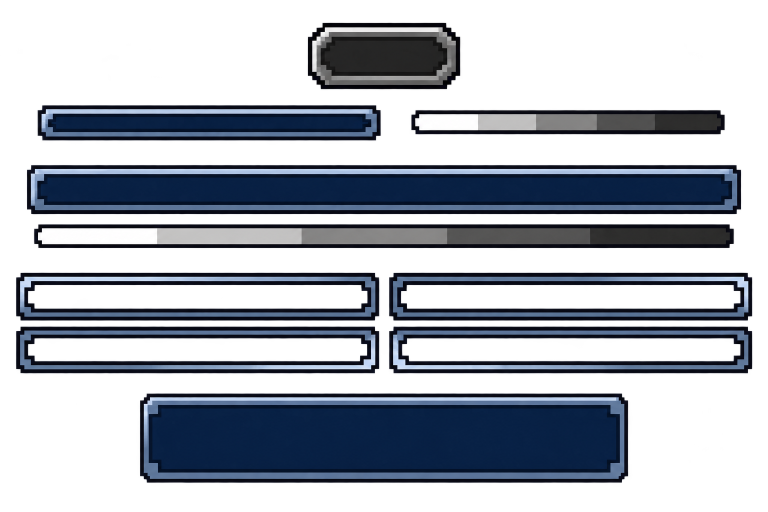
#> input picture poc/assets/generated/ASSET-007/v003/raw/hud_parts_generated.png, 1536 x 1024 px (shown at 1/2 size)
$ python cleanup.py
#> lines starting #> are read from the running program, lines starting #| are printed output that depends on the picture
#!/usr/bin/env python3
"""Native normalization of generated HUD parts; Pillow and NumPy required."""
from pathlib import Path
import hashlib,json
import numpy as np
from PIL import Image
P=Path(__file__).resolve().parent
GREYS=['#202020','#585858','#909090','#c8c8c8','#ffffff']
BLUE=['#000000','#0b0a14','#667b99','#9db0ca','#536787','#0d2347']
def rgba(c):return tuple(bytes.fromhex(c[1:]))+(255,)
def boxmask(w,h,x,y,notch):
#> called with w = 40, h = 18, x = 0, y = 0, notch = 1
    m=np.zeros((h,w),bool);m[y:h-y,x:w-x]=True
    for yy in [y,h-y-notch]:
        for xx in [x,w-x-notch]:m[yy:yy+notch,xx:xx+notch]=False
    return m
def frame(size,border,notch=1,palette=BLUE,fill=None):
    w,h=size;bx,by=border;idx=np.zeros((h,w),np.uint8)
    idx[boxmask(w,h,0,0,1)]=1
    idx[boxmask(w,h,1,1,0)]=2
    yy,xx=np.indices((h,w));idx[(idx==2)&((yy==1)|(xx==1))]=3
    idx[(idx==2)&((yy>=h-by)|(xx>=w-bx))]=4
    if bx>=3 and by>=3:
        idx[boxmask(w,h,bx-1,by-1,notch+1 if notch else 0)]=1
    elif by>=3:
        idx[by-1,bx:w-bx]=1;idx[h-by,bx:w-bx]=1
    idx[boxmask(w,h,bx,by,notch)]=5
    arr=np.zeros((h,w,4),np.uint8)
    for i,c in enumerate(palette):arr[idx==i]=rgba(c) if i else (0,0,0,0)
    if fill:arr[idx==5]=rgba(fill)
    return Image.fromarray(arr),idx
def strip(size,rows):
    arr=np.zeros((size[1],size[0],4),np.uint8)
    for y,c in enumerate(rows):arr[y]=rgba(c)
    return Image.fromarray(arr)
def pack(ims):
    out=Image.new('RGBA',(sum(i.width for i in ims)+8*(len(ims)-1),max(i.height for i in ims)))
    x=0
    for im in ims:out.paste(im,(x,0));x+=im.width+8
    return out
def preview(n,im):
    im.save(P/(n+'.png'))
    im.resize((im.width*4,im.height*4),Image.Resampling.NEAREST).save(P/(n+'_review_4x.png'))
    im.resize((max(1,im.width//2),max(1,im.height//2)),Image.Resampling.NEAREST).save(P/(n+'_review_half.png'))
def stretch(im,width,cap):
    w,h=im.size;o=Image.new('RGBA',(width,h))
    o.paste(im.crop((0,0,cap,h)),(0,0));o.paste(im.crop((w-cap,0,w,h)),(width-cap,0))
    o.paste(im.crop((cap,0,w-cap,h)).resize((width-2*cap,h),Image.Resampling.NEAREST),(cap,0))
    return o
tag,_=frame((40,18),(3,3),1,['#000000','#202020','#909090','#ffffff','#585858','#202020'])
trough,_=frame((88,8),(2,2),0)
hpfill=strip((84,4),['#c8c8c8','#ffffff','#909090','#585858'])
gauge,gidx=frame((224,16),(2,4),0)
gfill=strip((220,8),['#585858','#c8c8c8','#ffffff','#c8c8c8','#909090','#909090','#585858','#202020'])
line,_=frame((160,22),(3,3),1,fill='#14315b')
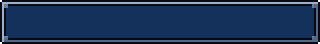
#> line: PIL image 160x22 RGBA (shown 2 times larger); mean R, G, B, A 28.6, 50.7, 85, 254.7; transparent parts drawn white
parts={'h2_tag':tag,'h3_trough':trough,'h3_fill':hpfill,'h4_frame':gauge,'h4_fill':gfill,'h5_line':line}
overlays=[]
# Clockwise light segment spans one quarter of the frame's perimeter each phase.
perimeter=[(x,1) for x in range(1,223)]+[(222,y) for y in range(2,15)]+[(x,14) for x in range(221,0,-1)]+[(1,y) for y in range(13,1,-1)]
for phase in range(4):
    a=np.zeros((16,224,4),np.uint8)
    for j in range(len(perimeter)//4):
        x,y=perimeter[(phase*(len(perimeter)//4)+j)%len(perimeter)]
        a[y,x]=rgba('#edf2fa')
    ov=Image.fromarray(a);overlays.append(ov);parts[f'h4_full_{phase+1}']=ov
#> after the loop, overlays = 4 items; parts = 10 items
for n,im in parts.items():preview(n,im)
#> this loop made 10 passes
preview('h4_full',pack(overlays))
#> in pack, `out=Image.new('RGBA',(sum(i.width for i in ims)+8*(len(ims)-1),max(i.h..`: out: PIL image 920x16 RGBA; every value is 0
#> the loop in pack, `for im in ims:out.paste(im,(x,0));x+=im.width+8` made 4 passes
#> x on passes 1 to 4: 232, 464, 696, 928
#> after the loop in pack, `for im in ims:out.paste(im,(x,0));x+=im.width+8`: x = 928
composites=[]
for ov in overlays:
    c=gauge.copy();c.alpha_composite(ov);composites.append(c)
#> this loop made 4 passes
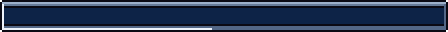
#> c: PIL image 224x16 RGBA (shown 2 times larger); mean R, G, B, A 41, 56.1, 83.2, 254.7; transparent parts drawn white
#> after the loop, composites = 4 items
preview('h4_full_composited',pack(composites))
#> the loop in pack (call 2), `for im in ims:out.paste(im,(x,0));x+=im.width+8` made 4 passes
#> after the loop in pack (call 2), `for im in ims:out.paste(im,(x,0));x+=im.width+8`:
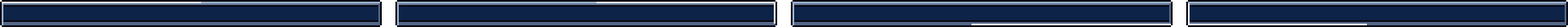
#> out: PIL image 920x16 RGBA (shown 2 times larger); mean R, G, B, A 39, 53.7, 80.2, 248.1; transparent parts drawn white
#> after the loop in pack (call 2), `for im in ims:out.paste(im,(x,0));x+=im.width+8`: x = 928
composites[0].resize((896,64),Image.Resampling.NEAREST).save(P/'h4_full_playback.gif',save_all=True,append_images=[i.resize((896,64),Image.Resampling.NEAREST) for i in composites[1:]],duration=67,loop=0,disposal=2)
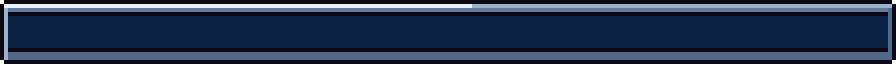
#> saved as h4_full_playback.gif: PIL image 896x64 RGBA; mean R, G, B, A 38.8, 54, 81.2, 254.7; transparent parts drawn white
stretch_checks={}
for n,im,cap,widths in [('h2_tag',tag,6,[20,100]),('h3_trough',trough,6,[40,200]),('h5_line',line,8,[40,300])]:
    previews=[]
    a=np.asarray(im)
    assert np.all(a[:,cap:im.width-cap]==a[:,im.width//2:im.width//2+1])
    for width in widths:
        s=stretch(im,width,cap);b=np.asarray(s)
        assert np.array_equal(a[:,:cap],b[:,:cap]) and np.array_equal(a[:,-cap:],b[:,-cap:])
        previews.append(s)
    preview(n+'_stretch',pack(previews))
    stretch_checks[n]={'horizontal_caps_px':cap,'widths':widths,'caps_identical':True,'middle_edges_and_fill_uniform':True}
#> this loop made 3 passes
#> (n, cap, widths) on passes 1 to 3: ('h2_tag', 6, [20, 100]), ('h3_trough', 6, [40, 200]), ('h5_line', 8, [40, 300])
#> pass 1, in preview (call 13), `im.save(P/(n+'.png'))`:
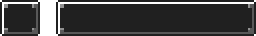
#> saved as h2_tag_stretch.png: PIL image 128x18 RGBA (shown 2 times larger); mean R, G, B, A 48.7, 48.7, 48.7, 238.2; transparent parts drawn white
#> after the loop, stretch_checks = 3 items
contact=Image.new('RGBA',(224,18+8+8+8+16+8+22))
#> contact: PIL image 224x88 RGBA; every value is 0
for im,y in [(tag,0),(trough,26),(gauge,42),(line,66)]:contact.paste(im,(0,y))
#> this loop made 4 passes
#> y on passes 1 to 4: 0, 26, 42, 66
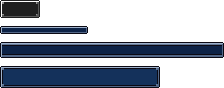
#> contact: PIL image 224x88 RGBA; mean R, G, B, A 15.1, 22.4, 34.6, 110.1; transparent parts drawn white
preview('hud_parts',contact)
#> in preview (call 16), `im.resize((max(1,im.width//2),max(1,im.height//2)),Image.Resampling.NE..`:
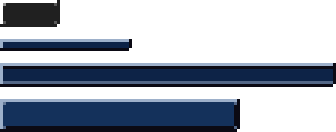
#> saved as hud_parts_review_half.png: PIL image 112x44 RGBA (shown 3 times larger); mean R, G, B, A 17.2, 24.5, 36.5, 110.1; transparent parts drawn white
validation={}
for n,im in parts.items():
    a=np.asarray(im);colors=set(map(tuple,a[a[:,:,3]==255,:3]));assert len(colors)<=16
    assert set(np.unique(a[:,:,3])).issubset({0,255})
    if n in ['h2_tag','h3_fill','h4_fill']:assert colors.issubset({tuple(bytes.fromhex(c[1:])) for c in GREYS})
    validation[n]={'size':list(im.size),'opaque_colors':len(colors),'alpha_values':np.unique(a[:,:,3]).tolist()}
    if n.startswith('h4_full_'):assert not np.any(a[2:14,2:222,3])
#> after the loop, validation = 10 items
assert np.unique(np.asarray(line)[3:19,8:152],axis=0).shape[0]==1
for f in P.glob('*.png'):
    with Image.open(f) as im:im.load()
a=np.asarray(Image.open(P/'h4_full.png'))
for i in range(3):assert not np.any(a[:,i*232+224:i*232+232,3])
validation.update({'stretch_checks':stretch_checks,'text_clearance':{'h2_px':12,'h5_px':16,'actual_game_font_tested':False},'h3_slice_adaptation':'6px horizontal cap, full8px height split4+4; literal6x6 top/bottom corners overlap and are unsupported','h5_frame_adaptation':'1outer+1litframe+1inner, not H1 1+3+1, to leave16px text room','h4_frame_fill_alignment':{'frame':[224,16],'fill':[220,8],'fill_offset':[2,4]},'h4_overlay':{'frames':4,'gap':8,'sheet':[920,16],'timing_game_frames':[4,4,4,4],'loop':True,'center_fully_transparent':True,'standalone_gif_preview_ms':67,'in_game_playback_tested':False},'raw_source':{'sha256':hashlib.sha256((P/'raw/hud_parts_generated.png').read_bytes()).hexdigest(),'size':list(Image.open(P/'raw/hud_parts_generated.png').size),'not_native_multiple':True},'in_game_tested':False})
(P/'validation.json').write_text(json.dumps(validation,indent=2)+'\n')
(P/'processing.json').write_text(json.dumps({'source':'raw/hud_parts_generated.png','operations':['interpret generated frame family as indexed stepped masks','normalize dimensions and strokes for text-safe thin parts','remove soft background/fill variation by explicit native reconstruction','quantize to explicit palettes','construct uniform horizontal stretch edges','construct four clockwise hard rim-light phases','pack8px gaps;nearest4x/half previews'],'gray_palette':GREYS,'blue_palette':BLUE,'h5_fill':'#14315b','dependencies':['Pillow','NumPy'],'script':'cleanup.py'},indent=2)+'\n')
print('HUD H2-H5 generated and assertions passed.')
